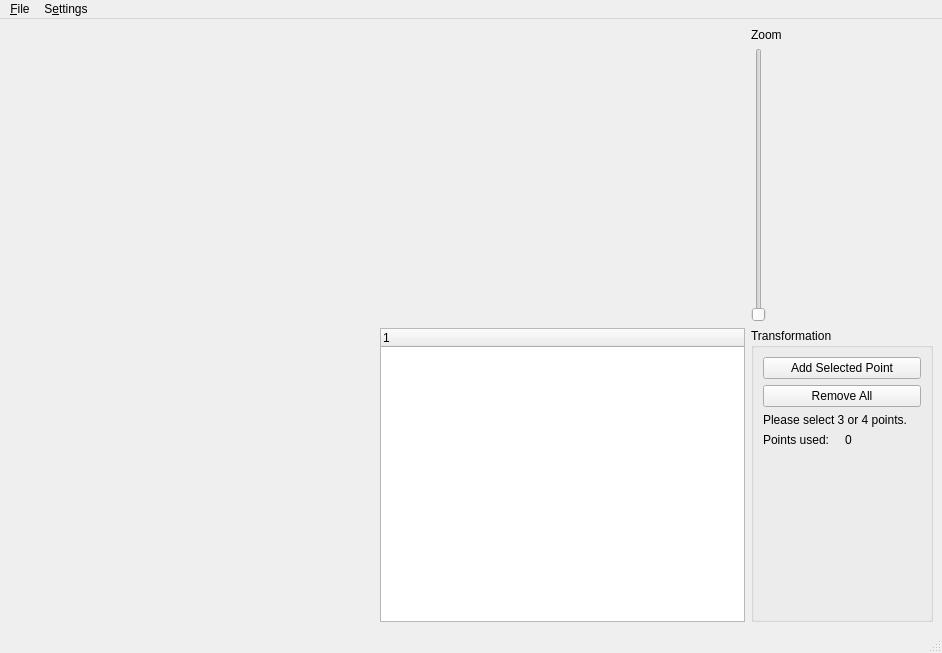
<?xml version="1.0" encoding="UTF-8"?>
<ui version="4.0">
 <class>MainWindow</class>
 <widget class="QMainWindow" name="MainWindow">
  <property name="geometry">
   <rect>
    <x>0</x>
    <y>0</y>
    <width>942</width>
    <height>653</height>
   </rect>
  </property>
  <property name="windowTitle">
   <string>auto drill</string>
  </property>
  <widget class="QWidget" name="centralwidget">
   <layout class="QGridLayout" name="gridLayout" columnstretch="2,2,1">
    <item row="0" column="0" rowspan="2">
     <widget class="QWidget" name="boardDrillsWidget" native="true">
      <property name="sizePolicy">
       <sizepolicy hsizetype="Expanding" vsizetype="Expanding">
        <horstretch>0</horstretch>
        <verstretch>0</verstretch>
       </sizepolicy>
      </property>
     </widget>
    </item>
    <item row="0" column="1">
     <widget class="QWidget" name="cameraWidget" native="true">
      <property name="sizePolicy">
       <sizepolicy hsizetype="Expanding" vsizetype="Expanding">
        <horstretch>0</horstretch>
        <verstretch>0</verstretch>
       </sizepolicy>
      </property>
     </widget>
    </item>
    <item row="0" column="2">
     <layout class="QGridLayout" name="gridLayout_zoom">
      <item row="1" column="0">
       <widget class="QSlider" name="verticalSlider_cameraZoom">
        <property name="minimum">
         <number>10</number>
        </property>
        <property name="maximum">
         <number>100</number>
        </property>
        <property name="singleStep">
         <number>1</number>
        </property>
        <property name="orientation">
         <enum>Qt::Vertical</enum>
        </property>
       </widget>
      </item>
      <item row="0" column="0">
       <widget class="QLabel" name="label_3">
        <property name="text">
         <string>Zoom</string>
        </property>
       </widget>
      </item>
      <item row="1" column="1">
       <spacer name="horizontalSpacer">
        <property name="orientation">
         <enum>Qt::Horizontal</enum>
        </property>
        <property name="sizeHint" stdset="0">
         <size>
          <width>40</width>
          <height>58</height>
         </size>
        </property>
       </spacer>
      </item>
     </layout>
    </item>
    <item row="1" column="1">
     <widget class="QTreeWidget" name="treeWidget_holes"/>
    </item>
    <item row="1" column="2">
     <widget class="QGroupBox" name="groupBox_trafo">
      <property name="title">
       <string>Transformation</string>
      </property>
      <layout class="QVBoxLayout" name="verticalLayout">
       <item>
        <widget class="QPushButton" name="pushButton_addPoint">
         <property name="text">
          <string>Add Selected Point</string>
         </property>
        </widget>
       </item>
       <item>
        <widget class="QPushButton" name="pushButton_removeAll">
         <property name="text">
          <string>Remove All</string>
         </property>
        </widget>
       </item>
       <item>
        <widget class="QLabel" name="label_2">
         <property name="text">
          <string>Please select 3 or 4 points.</string>
         </property>
        </widget>
       </item>
       <item>
        <layout class="QHBoxLayout" name="horizontalLayout">
         <item>
          <widget class="QLabel" name="label">
           <property name="text">
            <string>Points used:</string>
           </property>
          </widget>
         </item>
         <item>
          <widget class="QLabel" name="label_trafoPoints">
           <property name="text">
            <string>0</string>
           </property>
          </widget>
         </item>
        </layout>
       </item>
       <item>
        <spacer name="verticalSpacer">
         <property name="orientation">
          <enum>Qt::Vertical</enum>
         </property>
         <property name="sizeHint" stdset="0">
          <size>
           <width>20</width>
           <height>138</height>
          </size>
         </property>
        </spacer>
       </item>
      </layout>
     </widget>
    </item>
   </layout>
  </widget>
  <widget class="QMenuBar" name="menubar">
   <property name="geometry">
    <rect>
     <x>0</x>
     <y>0</y>
     <width>942</width>
     <height>25</height>
    </rect>
   </property>
   <widget class="QMenu" name="menuFile">
    <property name="title">
     <string>&amp;File</string>
    </property>
    <addaction name="action_loadDrillFile"/>
    <addaction name="action_writeGCode"/>
   </widget>
   <widget class="QMenu" name="menuSettings">
    <property name="title">
     <string>S&amp;ettings</string>
    </property>
    <addaction name="action_dialogDrills"/>
    <addaction name="action_dialogCamera"/>
   </widget>
   <addaction name="menuFile"/>
   <addaction name="menuSettings"/>
  </widget>
  <widget class="QStatusBar" name="statusbar"/>
  <action name="action_loadDrillFile">
   <property name="text">
    <string>&amp;Load Drill File</string>
   </property>
  </action>
  <action name="action_dialogDrills">
   <property name="text">
    <string>&amp;Drills</string>
   </property>
  </action>
  <action name="action_dialogCamera">
   <property name="text">
    <string>&amp;Camera Settings</string>
   </property>
  </action>
  <action name="action_writeGCode">
   <property name="text">
    <string>&amp;Write G-Code Files</string>
   </property>
  </action>
 </widget>
 <resources/>
 <connections/>
</ui>
